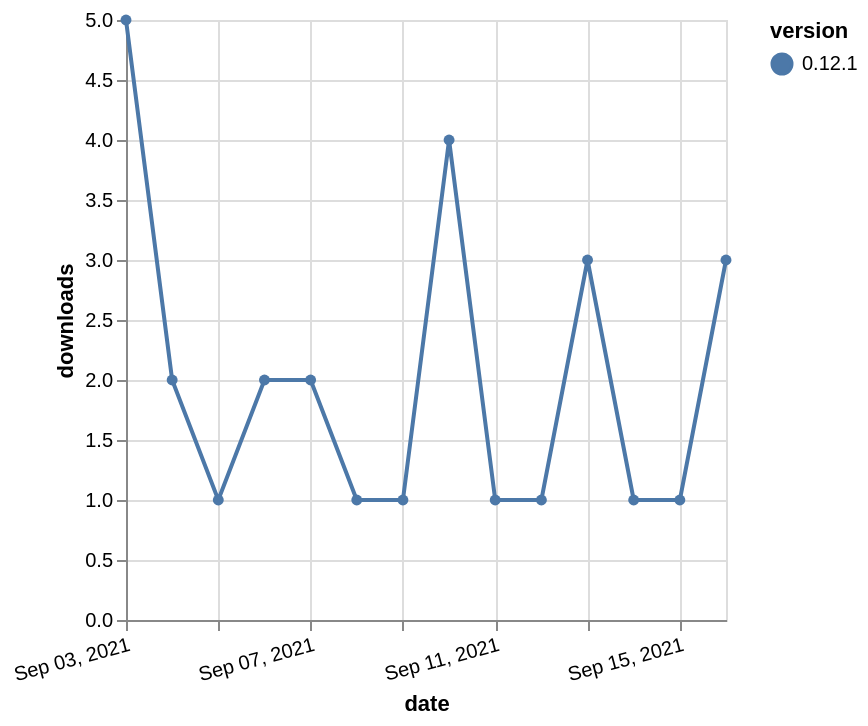

This figure's Vega-Lite source:
### Vega-Lite specification from a JSON file in a GitHub repository (floating-point values rounded to 4 significant figures)
{"$schema": "https://vega.github.io/schema/vega-lite/v5.json", "description": "A simple bar chart with embedded data.", "data": {"values": [{"date": "2021-09-03", "total": 570, "delta": 5, "version": "0.12.1"}, {"date": "2021-09-04", "total": 572, "delta": 2, "version": "0.12.1"}, {"date": "2021-09-05", "total": 573, "delta": 1, "version": "0.12.1"}, {"date": "2021-09-06", "total": 575, "delta": 2, "version": "0.12.1"}, {"date": "2021-09-07", "total": 577, "delta": 2, "version": "0.12.1"}, {"date": "2021-09-08", "total": 578, "delta": 1, "version": "0.12.1"}, {"date": "2021-09-09", "total": 579, "delta": 1, "version": "0.12.1"}, {"date": "2021-09-10", "total": 583, "delta": 4, "version": "0.12.1"}, {"date": "2021-09-11", "total": 584, "delta": 1, "version": "0.12.1"}, {"date": "2021-09-12", "total": 585, "delta": 1, "version": "0.12.1"}, {"date": "2021-09-13", "total": 588, "delta": 3, "version": "0.12.1"}, {"date": "2021-09-14", "total": 589, "delta": 1, "version": "0.12.1"}, {"date": "2021-09-15", "total": 590, "delta": 1, "version": "0.12.1"}, {"date": "2021-09-16", "total": 593, "delta": 3, "version": "0.12.1"}]}, "width": "container", "mark": {"type": "line", "point": {"filled": true}}, "encoding": {"x": {"field": "date", "type": "temporal", "timeUnit": "yearmonthdate", "title": "date", "axis": {"labelAngle": -15}}, "y": {"field": "delta", "type": "quantitative", "title": "downloads"}, "color": {"field": "version", "type": "nominal"}, "tooltip": {"field": "delta"}}}
